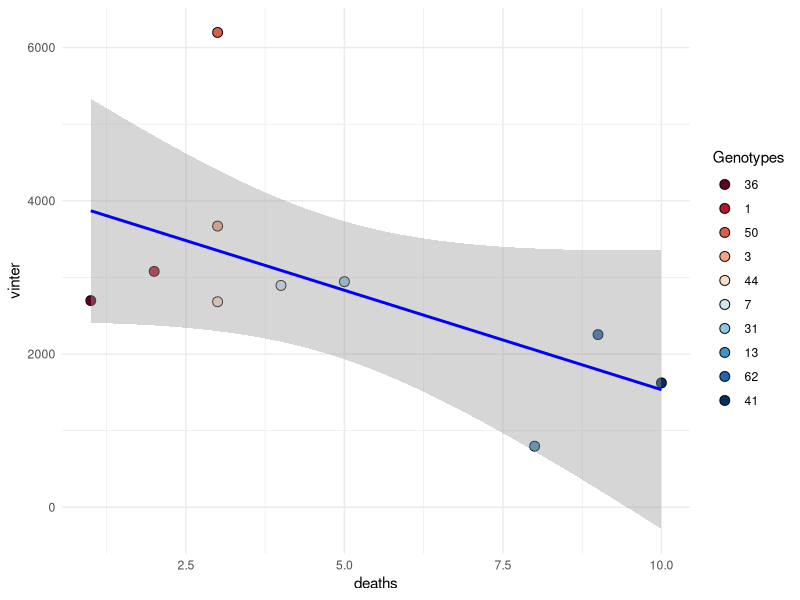

Here is the R script that generated this plot:
#######Survival Analysis#####
###code adapted from Million et al 2022 https://github.com/wyattmillion/Acer_Morphological_Plasticity
setwd('/Users/natalievillafranca/Desktop/biomarkers')
surv <- read.csv("AcerMorphologyData_Imputed2.csv")
#install.packages("corr")
library(survival) # for survival analysis 
library(RColorBrewer)
library(survminer)
str(surv)
library(dplyr)

surv$T12_TOD<-as.numeric(surv$T12_TOD)

####Making a survival object where TOD is time of death event, and Dead is whether or not a fragment was dead
score<-surv[complete.cases(surv$T12_TOD),] #removing ramets Missing from outplant 
score$Genotype <- factor(score$Genotype)
score$Genotype<-relevel(score$Genotype,ref="36")## picked genet with best survival as reference
died=Surv(score$T12_TOD, score$T12_Dead)
scurveG<- survfit(died~Genotype,data=score)
scurveG
#n events median 0.95LCL 0.95UCL
#Genotype=36 25      1     NA      NA      NA #96 
#Genotype=1  20      2     NA      NA      NA #90
#Genotype=50 26      3     NA      NA      NA #88.5
#Genotype=3  26      3     NA      NA      NA #88.5
#Genotype=44 25      3     NA      NA      NA #88
#Genotype=7  23      4     NA      NA      NA #82.6
#Genotype=31 26      5     NA      NA      NA #80.8 
#Genotype=13 25      8     NA      NA      NA #68
#Genotype=62 24      9     NA       9      NA #62.5
#Genotype=41 26     10     NA       9      NA #61.5

score$Genotype<-factor(score$Genotype,levels=c("36","1","50","3","44","7","31","13","62","41"))## picked genet with best survival as reference

## total restoration value rankings 
# Remove rows where T0_TLE is NA to remove samples where we have sequence data but not field data 
#this includes samples where there 0 outplant data as well as samples that have T0 data but then no T3 data (lost)
surv <- surv[!is.na(surv$T0_TLE), ]
surv <- surv[surv$T12_Status != "M", ]
#changing NAs (just 0) at T12 to values 0 
surv <- surv %>%
  mutate(T12_Vinter = ifelse(is.na(T12_Vinter), 0, T12_Vinter),
         T9_Vinter = ifelse(is.na(T9_Vinter), 0, T9_Vinter),
         T6_Vinter = ifelse(is.na(T6_Vinter), 0, T6_Vinter),
         T3_Vinter = ifelse(is.na(T3_Vinter), 0, T3_Vinter))


#creating restoration value metric --> sum of Vinter at T12 in surviving ramets by genotype 
#ordering by genotype from best to worst survivor 
Genotypes <- c(36, 1, 50, 3, 44, 7, 31, 13, 62, 41)
surv$Genotype <- factor(surv$Genotype, levels = Genotypes)
surv <- surv[order(surv$Genotype), ]

# Initialize an empty dataframe for results
TotResValue <- data.frame(Genotype = integer(), sum_T12Vinter = numeric())

# Loop through each genotype and calculate the sum of T12 Vinter
for (Genotype in Genotypes) {
  sum_T12_Vinter <- sum(surv$T12_Vinter[surv$Genotype == Genotype], na.rm = FALSE)
  TotResValue <- rbind(TotResValue, data.frame(Genotype = Genotype, sum_T12_Vinter = sum_T12_Vinter))
}
#best to worst: 50, 3, 1, 31, 44, 36, 7, 41, 62, 13

#spearman correlation -- comparing rank orders 
Ranks <- data.frame(
  genotypes = c(36, 1, 50, 3, 44, 7, 31, 13, 62, 41),
  surv_ranks = c(1, 2, 3, 4, 5, 6, 7, 8, 9, 10), 
  resval_ranks =c(6, 3, 1, 2, 5, 7, 4, 10, 9, 8)
)
cor.test(Ranks$surv_ranks, Ranks$resval_ranks, method = "spearman") # p-value = 0.03509, rho =0.6848485
#the survival rank and resvalue ranks numbers are significantly correlated 

JennaRanks <- data.frame(
  genotypes = c(36, 1, 50, 3, 44, 7, 31, 13, 62, 41),
  old_ranks = c(1, 2, 3, 4, 5, 6, 7, 8, 9, 10), 
  new_ranks =c(1, 10, 4, 3, 8, 5, 2, 7, 6, 9)
)
cor.test(JennaRanks$old_ranks, JennaRanks$new_ranks, method = "spearman") # p-value = 0.03509, rho =0.6848485

#pearson correlation -- comparing the values themselves 
death_v_vinter <- data.frame(
  genotypes = c(36, 1, 50, 3, 44, 7, 31, 13, 62, 41),
    deaths = c(1, 2, 3, 3, 3, 4, 5, 8, 9, 10), 
    vinter = c(2697.192, 3078.816, 6197.946, 3669.834, 2682.318, 2895.230, 2944.329, 796.824, 2253.453, 1623.347)
)
#checking for normality for pearson correlation
shapiro.test(death_v_vinter$deaths)
shapiro.test(death_v_vinter$vinter)
#both values are normally distributed 
cor.test(death_v_vinter$deaths, death_v_vinter$vinter, method = "pearson") #p = p-value = 0.08436, cor = -0.5715047 
#plotting 
death_v_vinter$genotypes <- factor(death_v_vinter$genotypes, levels = unique(death_v_vinter$genotypes))
ggplot(data = death_v_vinter, aes(x = deaths, y = vinter)) +
  geom_point(aes(fill = genotypes), shape = 21, color = "black", size = 3) +  # Use fill in geom_point
  geom_smooth(method = "lm", color = "blue") +  # Add linear regression without fill aesthetic
  scale_fill_brewer(palette = "RdBu") +
  theme_minimal() +
  labs(fill = "Genotypes")

